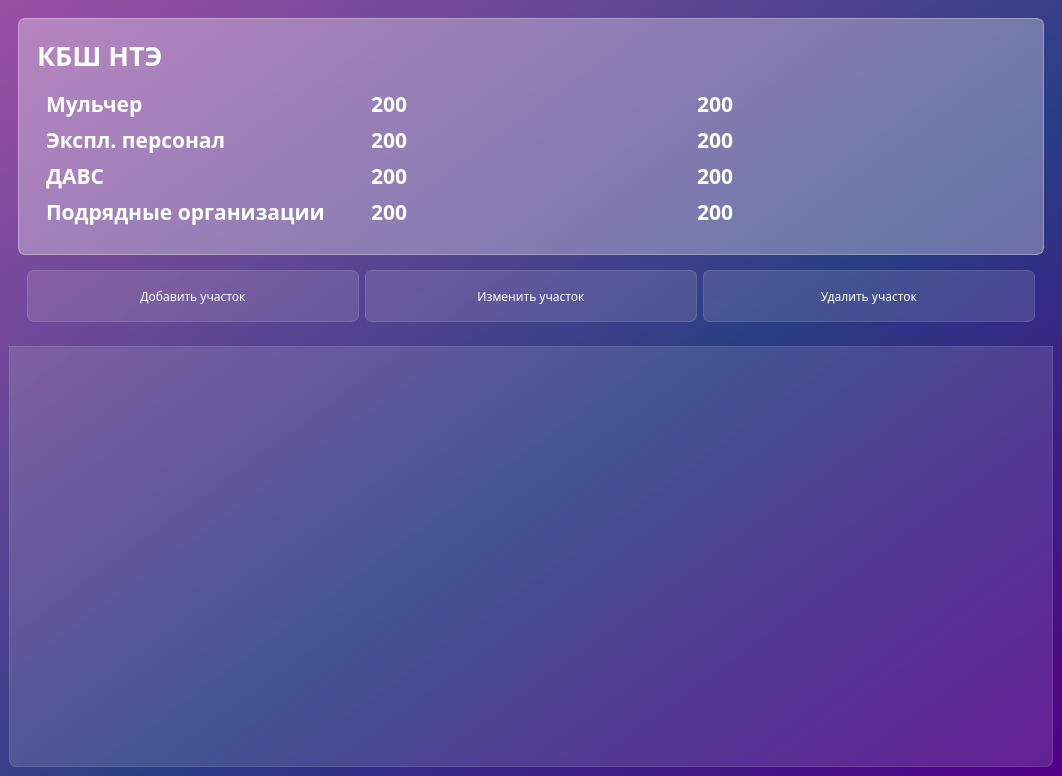
<?xml version="1.0" encoding="UTF-8"?>
<ui version="4.0">
 <class>MainWindow</class>
 <widget class="QMainWindow" name="MainWindow">
  <property name="geometry">
   <rect>
    <x>0</x>
    <y>0</y>
    <width>1062</width>
    <height>776</height>
   </rect>
  </property>
  <property name="windowTitle">
   <string>MainWindow</string>
  </property>
  <property name="styleSheet">
   <string notr="true">background-color: qlineargradient(spread:pad, x1:1, y1:1, x2:0, y2:0, stop:0 rgba(81, 0, 135, 255), stop:0.427447 rgba(41, 61, 132, 235), stop:1 rgba(155, 79, 165, 255));
font-family: Century Gothic;</string>
  </property>
  <widget class="QWidget" name="centralwidget">
   <layout class="QVBoxLayout" name="verticalLayout">
    <item>
     <widget class="QFrame" name="frame_3">
      <property name="styleSheet">
       <string notr="true">background-color: none;
border: 0
</string>
      </property>
      <layout class="QVBoxLayout" name="verticalLayout_6">
       <item>
        <layout class="QHBoxLayout" name="horizontalLayout_2">
         <item>
          <widget class="QFrame" name="kbsh">
           <property name="styleSheet">
            <string notr="true">background-color: rgba(255,255,255,30%);
border: 1px solid rgba(255,255,255,40%);
border-radius: 7px;</string>
           </property>
           <property name="frameShape">
            <enum>QFrame::StyledPanel</enum>
           </property>
           <property name="frameShadow">
            <enum>QFrame::Raised</enum>
           </property>
           <layout class="QVBoxLayout" name="verticalLayout_5">
            <item>
             <widget class="QFrame" name="frame_kbsh">
              <property name="styleSheet">
               <string notr="true">background-color: none;
border: 0
</string>
              </property>
              <layout class="QVBoxLayout" name="verticalLayout_4">
               <item>
                <widget class="QLabel" name="le_all">
                 <property name="styleSheet">
                  <string notr="true">color: white;
font-weight: bold;
font-size: 20pt;
background-color: none;
border:  none;
</string>
                 </property>
                 <property name="text">
                  <string>КБШ НТЭ</string>
                 </property>
                </widget>
               </item>
               <item>
                <widget class="QFrame" name="all_type">
                 <property name="styleSheet">
                  <string notr="true">background-color: none;
border: none
</string>
                 </property>
                 <layout class="QHBoxLayout" name="horizontalLayout">
                  <property name="sizeConstraint">
                   <enum>QLayout::SetDefaultConstraint</enum>
                  </property>
                  <item>
                   <layout class="QVBoxLayout" name="type">
                    <item>
                     <widget class="QLabel" name="le_mulcher">
                      <property name="styleSheet">
                       <string notr="true">color: white;
font-weight: bold;
font-size: 16pt;
background-color: none;
border:  none;
</string>
                      </property>
                      <property name="text">
                       <string>Мульчер</string>
                      </property>
                     </widget>
                    </item>
                    <item>
                     <widget class="QLabel" name="le_ech">
                      <property name="styleSheet">
                       <string notr="true">color: white;
font-weight: bold;
font-size: 16pt;
background-color: none;
border:  none;
</string>
                      </property>
                      <property name="text">
                       <string>Экспл. персонал</string>
                      </property>
                     </widget>
                    </item>
                    <item>
                     <widget class="QLabel" name="le_davs">
                      <property name="styleSheet">
                       <string notr="true">color: white;
font-weight: bold;
font-size: 16pt;
background-color: none;
border:  none;
</string>
                      </property>
                      <property name="text">
                       <string>ДАВС</string>
                      </property>
                     </widget>
                    </item>
                    <item>
                     <widget class="QLabel" name="le_pod">
                      <property name="styleSheet">
                       <string notr="true">color: white;
font-weight: bold;
font-size: 16pt;
background-color: none;
border:  none;
</string>
                      </property>
                      <property name="text">
                       <string>Подрядные организации</string>
                      </property>
                     </widget>
                    </item>
                   </layout>
                  </item>
                  <item>
                   <layout class="QVBoxLayout" name="plan">
                    <item>
                     <widget class="QLabel" name="le_plan_mulcher">
                      <property name="styleSheet">
                       <string notr="true">color: white;
font-weight: bold;
font-size: 16pt;
background-color: none;
border:  none;
</string>
                      </property>
                      <property name="text">
                       <string>200</string>
                      </property>
                     </widget>
                    </item>
                    <item>
                     <widget class="QLabel" name="le_plan_ech">
                      <property name="styleSheet">
                       <string notr="true">color: white;
font-weight: bold;
font-size: 16pt;
background-color: none;
border:  none;
</string>
                      </property>
                      <property name="text">
                       <string>200</string>
                      </property>
                     </widget>
                    </item>
                    <item>
                     <widget class="QLabel" name="le_plan_davs">
                      <property name="styleSheet">
                       <string notr="true">color: white;
font-weight: bold;
font-size: 16pt;
background-color: none;
border:  none;
</string>
                      </property>
                      <property name="text">
                       <string>200</string>
                      </property>
                     </widget>
                    </item>
                    <item>
                     <widget class="QLabel" name="le_plan_pod">
                      <property name="styleSheet">
                       <string notr="true">color: white;
font-weight: bold;
font-size: 16pt;
background-color: none;
border:  none;
</string>
                      </property>
                      <property name="text">
                       <string>200</string>
                      </property>
                     </widget>
                    </item>
                   </layout>
                  </item>
                  <item>
                   <layout class="QVBoxLayout" name="fact">
                    <item>
                     <widget class="QLabel" name="le_fact_mulcher">
                      <property name="styleSheet">
                       <string notr="true">color: white;
font-weight: bold;
font-size: 16pt;
background-color: none;
border:  none;
</string>
                      </property>
                      <property name="text">
                       <string>200</string>
                      </property>
                     </widget>
                    </item>
                    <item>
                     <widget class="QLabel" name="le_fact_ech">
                      <property name="styleSheet">
                       <string notr="true">color: white;
font-weight: bold;
font-size: 16pt;
background-color: none;
border:  none;
</string>
                      </property>
                      <property name="text">
                       <string>200</string>
                      </property>
                     </widget>
                    </item>
                    <item>
                     <widget class="QLabel" name="le_fact_davs">
                      <property name="styleSheet">
                       <string notr="true">color: white;
font-weight: bold;
font-size: 16pt;
background-color: none;
border:  none;
</string>
                      </property>
                      <property name="text">
                       <string>200</string>
                      </property>
                     </widget>
                    </item>
                    <item>
                     <widget class="QLabel" name="le_fact_pod">
                      <property name="styleSheet">
                       <string notr="true">color: white;
font-weight: bold;
font-size: 16pt;
background-color: none;
border:  none;
</string>
                      </property>
                      <property name="text">
                       <string>200</string>
                      </property>
                     </widget>
                    </item>
                   </layout>
                  </item>
                 </layout>
                </widget>
               </item>
              </layout>
             </widget>
            </item>
           </layout>
          </widget>
         </item>
        </layout>
       </item>
       <item>
        <widget class="QFrame" name="btn_all">
         <property name="styleSheet">
          <string notr="true">background-color: none;
</string>
         </property>
         <layout class="QHBoxLayout" name="horizontalLayout_3">
          <item>
           <widget class="QPushButton" name="btn_add">
            <property name="styleSheet">
             <string notr="true">QPushButton {
color: white;
background-color: rgba(255,255,255,30);
border: 1px solid  rgba(255,255,255,40);
border-radius: 7px;
width: 230px;
height: 50px;
}
QPushButton:hover {
background-color: rgba(255,255,255,40);
}
QPushButton:pressed {
background-color: rgba(255,255,255,70);
}</string>
            </property>
            <property name="text">
             <string>Добавить участок</string>
            </property>
           </widget>
          </item>
          <item>
           <widget class="QPushButton" name="btn_edit">
            <property name="styleSheet">
             <string notr="true">QPushButton {
color: white;
background-color: rgba(255,255,255,30);
border: 1px solid  rgba(255,255,255,40);
border-radius: 7px;
width: 230px;
height: 50px;
}
QPushButton:hover {
background-color: rgba(255,255,255,40);
}
QPushButton:pressed {
background-color: rgba(255,255,255,70);
}</string>
            </property>
            <property name="text">
             <string>Изменить участок</string>
            </property>
           </widget>
          </item>
          <item>
           <widget class="QPushButton" name="btn_delete">
            <property name="styleSheet">
             <string notr="true">QPushButton {
color: white;
background-color: rgba(255,255,255,30);
border: 1px solid  rgba(255,255,255,40);
border-radius: 7px;
width: 230px;
height: 50px;
}
QPushButton:hover {
background-color: rgba(255,255,255,40);
}
QPushButton:pressed {
background-color: rgba(255,255,255,70);
}</string>
            </property>
            <property name="text">
             <string>Удалить участок</string>
            </property>
           </widget>
          </item>
         </layout>
        </widget>
       </item>
      </layout>
     </widget>
    </item>
    <item>
     <widget class="QTableView" name="tableView">
      <property name="styleSheet">
       <string notr="true">QTableView {
background-color: rgba(255,255,255,30);
border: 1px solid  rgba(255,255,255,40);
border-bottom-right-radius: 7px;
border-bottom-left-radius: 7px;
}

QTableView::section {
background-color: rgba(53,53,53);
color: white;
borber: none;
height: 50px;
font-size: 14pt;
}
QTableView::item {
border-style: none;
border-bottom: rgba(255,255,255,30); 
}

QTableView::item:select {
border: none;
color: rgba(255,255,255);
background-color: rgba(255,255,255,50);
}
</string>
      </property>
     </widget>
    </item>
   </layout>
  </widget>
 </widget>
 <resources/>
 <connections/>
</ui>
